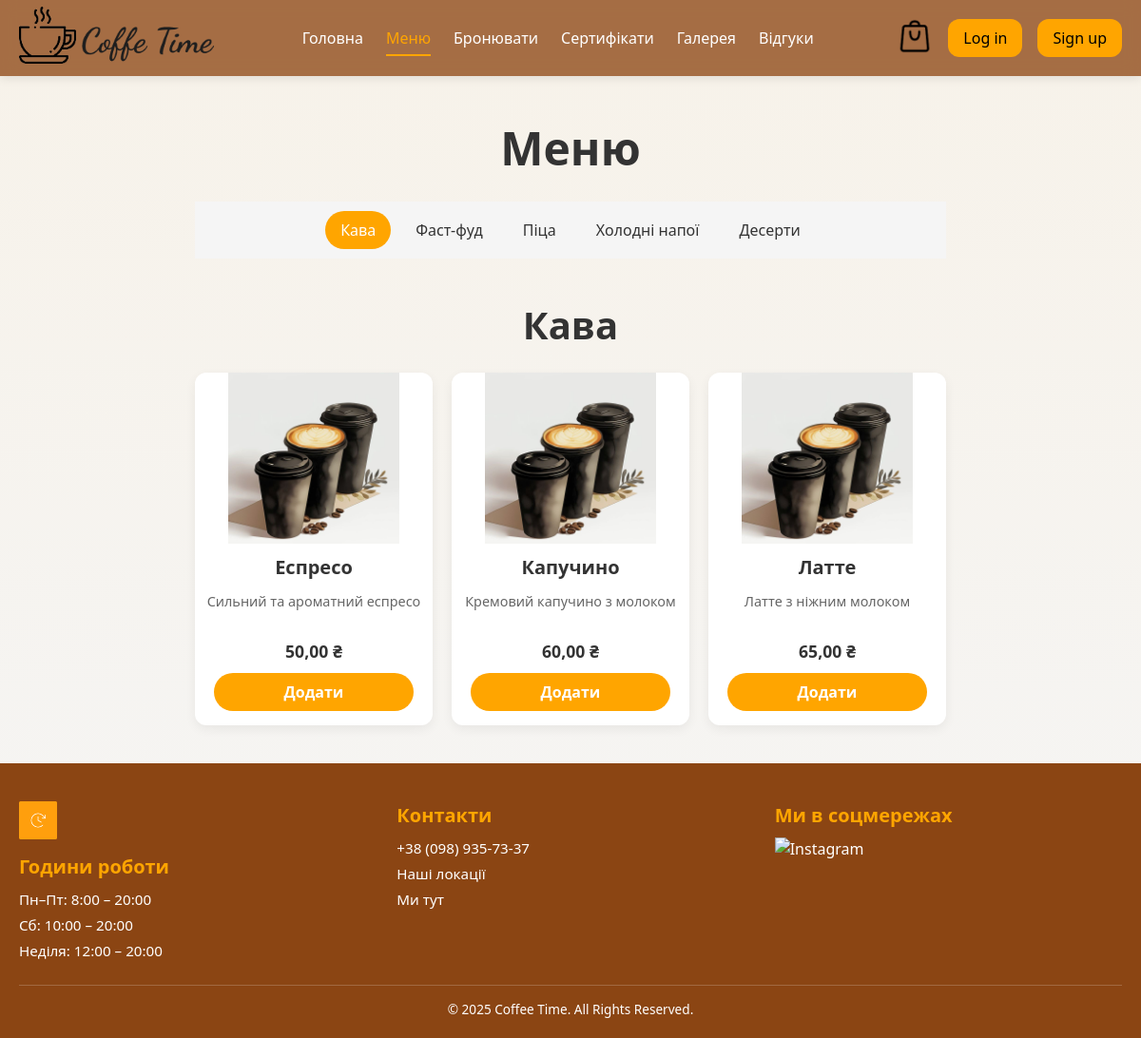
Page /pages/menu.php on the earlier database version.
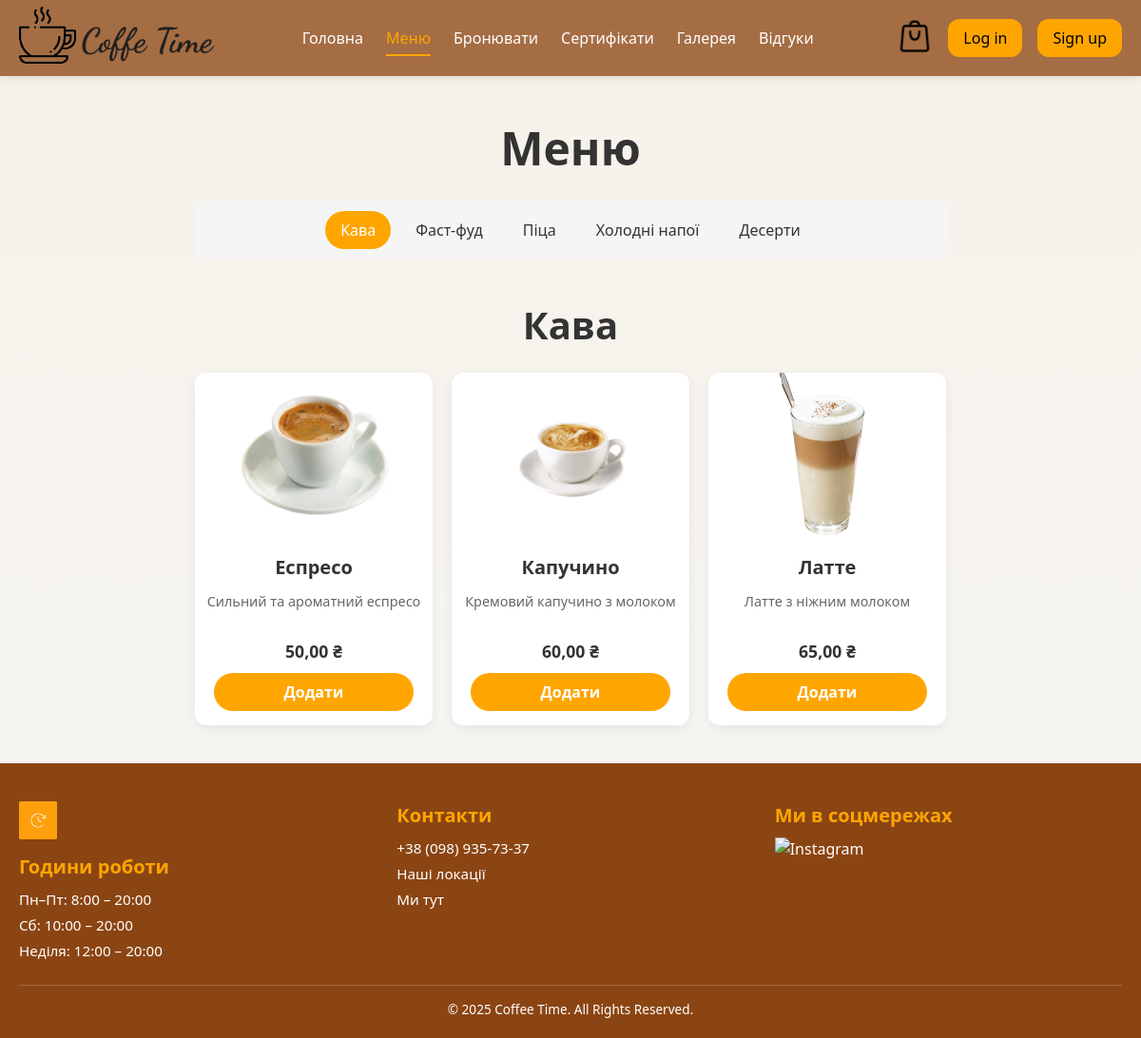
Same page on the later database version.
### tables this page shows
CREATE TABLE `coffee_items` (
  `id` int(11) NOT NULL,
  `name` varchar(255) NOT NULL,
  `description` text DEFAULT NULL,
  `image` varchar(255) NOT NULL,
  `price` decimal(10,2) NOT NULL DEFAULT 0.00,
  `popularity` int(11) NOT NULL DEFAULT 0
);

### pages/menu.php (the view, shortened to what this page needs)
<?php
require '../db/db.php';
$tables = [
    'coffee_items'      => 'Кава',
    'fast_food_items'   => 'Фаст-фуд',
    'pizza_items'       => 'Піца',
    'cold_drink_items'  => 'Холодні напої',
    'dessert_items'     => 'Десерти',
];
$current = $_GET['category'] ?? key($tables);
function e(string $v): string {
    return htmlspecialchars($v, ENT_QUOTES);
}
?>
<!DOCTYPE html>
<html lang="uk">
<?php
$page = 'menu';
$customStyles = [
  '../static/css/menu.css',
];
include '../includes/header.php';
?>
<main class="menu">
  <h1>Меню</h1>
  <nav class="categories-nav">
    <?php foreach ($tables as $tbl => $label): ?>
      <a href="?category=<?= urlencode($tbl) ?>"
         class="category-link <?= $tbl === $current ? 'active' : '' ?>">
        <?= e($label) ?>
      </a>
    <?php endforeach; ?>
  </nav>
  <section class="category" id="<?= e($current) ?>">
    <h2><?= e($tables[$current]) ?></h2>
    <div class="menu-items">
      <?php
      $stmt = $conn->prepare("SELECT id,name,description,image,price FROM `$current`");
      $stmt->execute();
      $res = $stmt->get_result();
      while ($item = $res->fetch_assoc()):
        $url = 'cart.php?action=add'
             . '&category=' . urlencode($current)
             . '&id=' . (int)$item['id'];
      ?>
        <div class="menu-item">
          <img src="../<?= e($item['image']) ?>"
               alt="<?= e($item['name']) ?>"
               loading="lazy">
          <h3><?= e($item['name']) ?></h3>
          <p><?= e($item['description']) ?></p>
          <span class="price"><?= number_format($item['price'],2,',',' ') ?> ₴</span>
          <a href="<?= $url ?>" class="add-to-cart">Додати</a>
        </div>
      <?php endwhile;
      ?>
    </div>
  </section>
</main>
<?php include '../includes/footer.php'; ?>
</body>
</html>

### includes/header.php (shortened to what this page needs)
<head>
  <link rel="stylesheet" href="../static/css/style.css">
  <link rel="stylesheet" href="../static/css/footer.css">
  <?php if (!empty($customStyles)): ?>
    <?php foreach ($customStyles as $style): ?>
      <link rel="stylesheet" href="<?= htmlspecialchars($style) ?>">
    <?php endforeach; ?>
  <?php endif; ?>
</head>
<header class="site-header">
  <div class="header__inner container d-flex justify-content-between align-items-center">
    <div class="logo">
      <a href="../pages/index.php">
        <img src="../static/images/main/logo.png" alt="Coffee Time">
      </a>
    </div>
    <nav class="site-nav">
      <ul class="nav-list d-flex gap-3 mb-0">
        <li><a href="../pages/index.php"       class="<?= ($page==='home')        ? 'active' : '' ?>">Головна</a></li>
        <li><a href="../pages/menu.php"        class="<?= ($page==='menu')        ? 'active' : '' ?>">Меню</a></li>
        <li><a href="../pages/reservation.php" class="<?= ($page==='reservation') ? 'active' : '' ?>">Бронювати</a></li>
        <li><a href="../pages/giftcards.php"   class="<?= ($page==='giftcards')   ? 'active' : '' ?>">Cертифікати</a></li>
        <li><a href="../pages/gallery.php"     class="<?= ($page==='gallery')     ? 'active' : '' ?>">Галерея</a></li>
        <li><a href="../pages/reviews.php"     class="<?= ($page==='reviews')     ? 'active' : '' ?>">Відгуки</a></li>
      </ul>
    </nav>
    <div class="auth-buttons d-flex gap-2 align-items-center">
      <div class="cart-wrapper position-relative">
        <a href="../pages/cart.php">
          <img src="../static/images/main/cart.png" alt="Кошик">
        </a>
      </div>
      <?php if (isset($_SESSION['user'])): ?>
        <a href="../pages/profile.php" class="auth-link btn btn-outline-primary btn-sm">Профіль</a>
      <?php else: ?>
        <a href="../forms/login.php"    class="auth-link btn btn-outline-secondary btn-sm">Log in</a>
        <a href="../forms/register.php" class="auth-link btn btn-primary btn-sm">Sign up</a>
      <?php endif; ?>
    </div>
  </div>
</header>

### includes/footer.php (shortened to what this page needs)
<footer class="site-footer">
  <div class="footer__inner">
    <div class="footer__section footer__hours">
      <img src="../static/images/main/timelogo.png" alt="Години роботи">
      <h4>Години роботи</h4>
      <ul>
        <li>Пн–Пт: 8:00 – 20:00</li>
        <li>Сб: 10:00 – 20:00</li>
        <li>Неділя: 12:00 – 20:00</li>
      </ul>
    </div>
    <div class="footer__section footer__contact">
      <h4>Контакти</h4>
      <ul>
        <li><a href="tel:+380989357337">+38 (098) 935-73-37</a></li>
        <li><a href="../pages/contact.php">Наші локації</a></li>
        <li>
          <a href="https://www.google.com/maps/place/Coffee+Time/@49.0703593,26.2004433,17z/data=!4m6!3m5!1s0x47318487eb2721a5:0x989e59f6404162e4!8m2!3d49.0703593!4d26.2004433!16s%2Fg%2F11d_8c3725?entry=ttu&g_ep=EgoyMDI1MDUwNy4wIKXMDSoASAFQAw%3D%3D"
             target="_blank" rel="noopener">
            Ми тут
          </a>
        </li>
      </ul>
    </div>
    <div class="footer__section footer__social">
      <h4>Ми в соцмережах</h4>
      <div class="social-links">
        <a href="https://www.instagram.com/coffeetime_husiatyn/"
           target="_blank" aria-label="Instagram" rel="noopener">
          <img src="../static/images/icons/instagram.svg" alt="Instagram">
        </a>
      </div>
    </div>
  </div>
  <div class="footer__bottom">
    <p>© <?= date('Y') ?> Coffee Time. All Rights Reserved.</p>
  </div>
</footer>

### static/css/style.css (style rules this page uses)
:root { --header-bg: rgba(151, 86, 39, 0.85); --accent: #ffa500; --text-light: #fff; --text-dark: #333; --bg: #f5f5f5; --ease: 0.3s ease; --max-width: 1200px; }
* { box-sizing: border-box; margin: 0; padding: 0; }
.site-header { position: sticky; top: 0; left: 0; right: 0; background: var(--header-bg); backdrop-filter: blur(8px); z-index: 1000; box-shadow: 0 2px 10px rgba(0,0,0,0.1); }
.header__inner { max-width: var(--max-width); margin: 0 auto; height: 80px; padding: 0 20px; display: flex; align-items: center; justify-content: space-between; }
.logo img { height: 60px; transition: transform var(--ease); }
.site-nav { display: flex; }
.nav-list { display: flex; gap: 24px; list-style: none; }
.nav-list a { position: relative; color: var(--text-light); text-decoration: none; font-weight: 500; padding: 4px 0; transition: color var(--ease); }
.nav-list a::after { content: ""; position: absolute; bottom: -4px; left: 0; width: 0; height: 2px; background: var(--accent); transition: width var(--ease); }
.nav-list a:hover, .nav-list a.active { color: var(--accent); }
.nav-list a:hover::after, .nav-list a.active::after { width: 100%; }
.auth-buttons { display: flex; align-items: center; gap: 16px; }
.cart-wrapper { position: relative; display: inline-block; border-radius: 30%; transition: background var(--ease), padding var(--ease); }
.cart-wrapper img { margin-top: 1px; width: 38px; transition: transform var(--ease); }
.auth-link { display: inline-block; padding: 8px 16px; background: var(--accent); color: #000; border-radius: 12px; text-decoration: none; font-weight: 500; transition: background var(--ease), color var(--ease); }
h2 { text-align: center; margin: 40px 0 20px; font-size: 2.5rem; }

### static/css/footer.css (style rules this page uses)
html, body { height: 100%; margin: 0; }
:root { --footer-bg: #8b4513; --footer-text: #fff; --footer-accent: #ffa500; --ease: 0.3s ease; --max-width: 1200px; }
.site-footer { background: var(--footer-bg); color: var(--footer-text); padding: 40px 20px 20px; margin-top: auto; }
.footer__inner { max-width: var(--max-width); margin: 0 auto; display: flex; gap: 2rem; flex-wrap: wrap; justify-content: space-between; }
.footer__section { flex: 1 1 200px; }
.footer__section h4 { font-size: 1.25rem; margin-bottom: 0.5rem; color: var(--footer-accent); }
.footer__hours img { width: 40px; margin-bottom: 0.5rem; }
.footer__section ul { list-style: none; padding: 0; margin: 0; }
.footer__section li { margin-bottom: 0.25rem; font-size: 0.95rem; }
.footer__section a { color: var(--footer-text); text-decoration: none; transition: color var(--ease); }
.footer__social .social-links { display: flex; gap: 0.75rem; margin-top: 0.5rem; }
.footer__social img { width: 24px; transition: transform var(--ease); }
.footer__bottom { flex-basis: 100%; width: 100%; max-width: var(--max-width); margin: 20px auto 0; border-top: 1px solid rgba(255,255,255,0.2); padding-top: 15px; text-align: center; font-size: 0.85rem; }

Differences in the rows shown:
changed coffee_items "Еспресо": image: a different picture
changed coffee_items "Капучино": image: a different picture
changed coffee_items "Латте": image: a different picture
